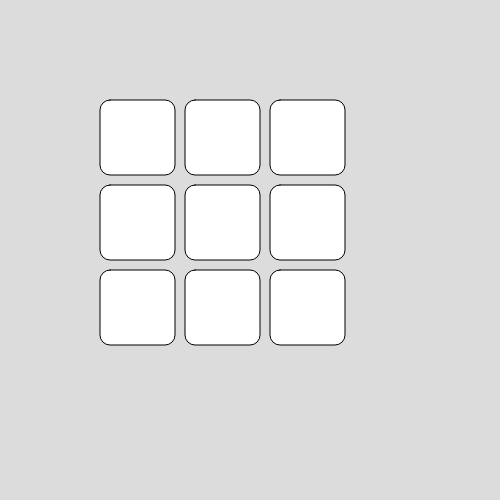
Frame 1 (no input)
Frame 60 (no input): identical to frame 1, image omitted
Frame 120 (the mouse pressed at the canvas centre since frame 60): identical to frame 1, image omitted

The p5.js sketch that drew this single still picture (run headless with seeded random() and noise() and a simulated clock; from frame 60 on, the mouse is pressed at the canvas centre):

// p5.js sketch
// ── sketch.js
function setup() {
  createCanvas(500, 500);
}

let state_square = 0;
let player_turn = 0;

let square1 = 0;
let square2 = 0;
let square3 = 0;
let square4 = 0;
let square5 = 0;
let square6 = 0;
let square7 = 0;
let square8 = 0;
let square9 = 0;

//variables

function draw() {
  background(220);

  //the code you see underneath here is copied
  //is from the mouse position en hover help page

 if(mouseX > 100 && mouseX < 100 + 75 &&
     mouseY > 100 && mouseY < 100 + 75
    ){
      
    }

  square(100, 100, 75, 10)
  fill(255)

  if (square2 == 1) {
    if (mouseX > 175 + 10 && mouseX < 175 + 10 + 75 &&
      mouseY > 100 && mouseY < 100 + 75
    ) {
      fill(0, 100, 0)
    }
  } else if (square2 == 2) {
    if (mouseX > 175 + 10 && mouseX < 175 + 10 + 75 &&
      mouseY > 100 && mouseY < 100 + 75
    ) {
      fill(100, 100, 0)
    }
  }

  square(175 + 10, 100, 75, 10)
  fill(255)

  if (square3 == 1) {
    if (mouseX > 250 + 20 && mouseX < 250 + 20 + 75 &&
      mouseY > 100 && mouseY < 100 + 75
    ) {
      fill(0, 255, 0)
    }
  } else if (square3 == 2) {
    if (mouseX > 250 + 20 && mouseX < 250 + 20 + 75 &&
      mouseY > 100 && mouseY < 100 + 75
    ) {
      fill(255, 0, 0)
    }
  }
  square(250 + 20, 100, 75, 10)
  fill(255)

  //eerste rij

  if (square4 == 1) {
    if (mouseX > 100 && mouseX < 100 + 75 &&
      mouseY > 175 + 10 && mouseY < 175 + 10 + 75
    ) {
      fill(0, 0, 255)
    }
  } else if (square4 == 2) {
    if (mouseX > 100 && mouseX < 100 + 75 &&
      mouseY > 175 + 10 && mouseY < 175 + 10 + 75
    ) {
      fill(50, 255, 0)
    }
  }
  square(100, 175 + 10, 75, 10)
  fill(255)

  if (square5 == 1) {
    if (mouseX > 175 + 10 && mouseX < 175 + 10 + 75 &&
      mouseY > 175 + 10 && mouseY < 175 + 10 + 75
    ) {
      fill(0, 255, 100)
    }
  } else if (square5 == 2) {
    if (mouseX > 175 + 10 && mouseX < 175 + 10 + 75 &&
      mouseY > 175 + 10 && mouseY < 175 + 10 + 75
    ) {
      fill(120, 0, 120)
    }
  }

  square(175 + 10, 175 + 10, 75, 10)
  fill(255)

  if (square6 == 1) {
    if (mouseX > 250 + 20 && mouseX < 250 + 20 + 75 &&
      mouseY > 175 + 10 && mouseY < 175 + 10 + 75
    ) {
      fill(0, 255, 0)
    }
  } else if (square6 == 2) {
    if (mouseX > 250 + 20 && mouseX < 250 + 20 + 75 &&
      mouseY > 175 + 10 && mouseY < 175 + 10 + 75
    ) {
      fill(255, 0, 0)
    }
  }

  square(250 + 20, 175 + 10, 75, 10)
  fill(255)
  //tweede rij

  if (square7 == 1) {
    if (mouseX > 100 && mouseX < 100 + 75 &&
      mouseY > 250 + 20 && mouseY < 250 + 20 + 75
    ) {
      fill(0, 255, 200)
    }
  } else if (square7 == 2) {
    if (mouseX > 100 && mouseX < 100 + 75 &&
      mouseY > 250 + 20 && mouseY < 250 + 75 + 20
    ) {
      fill(255, 200, 0)
    }
  }

  square(100, 250 + 20, 75, 10)
  fill(255)

  if (square8 == 1) {
    if (mouseX > 175 + 10 && mouseX < 175 + 10 + 75 &&
      mouseY > 250 + 20 && mouseY < 250 + 20 + 75
    ) {
      fill(110, 255, 110)
    }
  } else if (square8 == 2) {
    if (mouseX > 175 + 10 && mouseX < 175 + 75 + 10 &&
      mouseY > 250 + 20 && mouseY < 250 + 20 + 75
    ) {
      fill(100, 110, 110)
    }
  }

  square(175 + 10, 250 + 20, 75, 10)
  fill(255)


  if (square9 == 1) {
    if (mouseX > 250 + 20 && mouseX < 250 + 75 + 20 &&
      mouseY > 250 + 20 && mouseY < 250 + 75 + 20
    ) {
      fill(0, 0, 0)
    }
  } else if (square9 == 2) {
    if (mouseX > 250 + 20 && mouseX < 250 + 20 + 75 &&
      mouseY > 250 + 20 && mouseY < 250 + 20 + 75
    ) {
      fill(255, 255, 255)
    }
  }

  square(250 + 20, 250 + 20, 75, 10)
  fill(255)

  //derde rij


}

function mouseClicked() {
  if (state_square == 0) {

    state_square = 1
  } else if (state_square == 1) {

    state_square = 2
  } else if (state_square == 2) {

    state_square = 1
  }

  if (state_square == 0) {
    
    square2 = 1
    square3 = 1
    square4 = 1
    square5 = 1
    square6 = 1
    square7 = 1
    square8 = 1
    square9 = 1
  } else if (state_square == 1) {
    
    square2 = 2
    square3 = 2
    square4 = 2
    square5 = 2
    square6 = 2
    square7 = 2
    square8 = 2
    square9 = 2
  } else if (square1 == 2) {
    
    square2 = 1
    square3 = 1
    square4 = 1
    square5 = 1
    square6 = 1
    square7 = 1
    square8 = 1
    square9 = 1
  }


}
